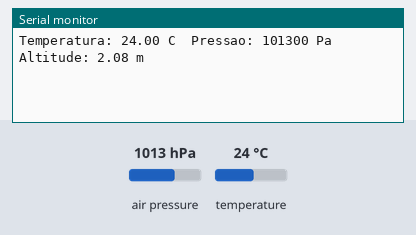
The sketch below on a simulated Raspberry Pi Pico. Parts: the last lines printed to the serial monitor. The inputs (shaded band) are chosen by the test bench; at power-on: air pressure 1013 hPa, temperature 24 °C.

Above: at 1.2 s.
1.3 s: air pressure set to 952 hPa
At 2.6 s:
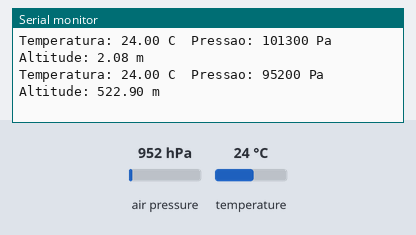
2.8 s: temperature set to 12 °C
At 4.2 s:
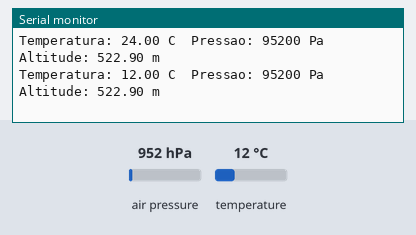
4.3 s: air pressure set to 975 hPa
At 7.5 s:
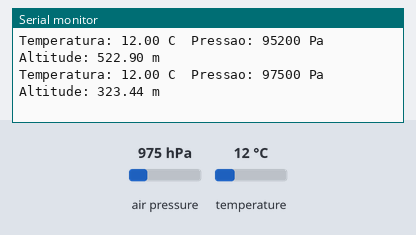
Timing chart, 0 to 9.0 s (numbered marks = the images above; inputs shaded):
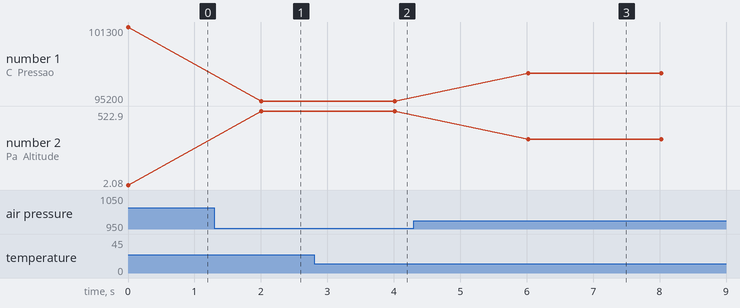

Measured:
- after the input at 1.3 s, the serial monitor: prints a new line after 0.71 s (image 1)
- after the input at 2.8 s, the serial monitor: prints a new line after 1.2 s (image 2)
- after the input at 4.3 s, the serial monitor: prints a new line after 1.7 s (image 3)
- plotted number 1: 101300 → 95200 after the input at 1.3 s, 95200 → 97500 after the input at 4.3 s
- plotted number 2: 2.08 → 522.9 after the input at 1.3 s, 522.9 → 323.44 after the input at 4.3 s

The sketch:

bmp180_arduino.ino
```cpp
// Exemplo com o Sensor de Pressão BMP085/BMP180
// Adaptado do Exemplo da Adafruit

#include <Adafruit_BMP085.h>

Adafruit_BMP085 bmp;

// Iniciação
void setup() {
  Serial.begin (115200);
  Wire.setSDA(16);
  Wire.setSCL(17);
  if (!bmp.begin()) {
    Serial.println("Nao achou sensor BMP085/BMP180!");
    while (true) {
    }
  }
}

// Laço Principal
void loop() {
  Serial.print("Temperatura: ");
  Serial.print(bmp.readTemperature());
  Serial.print(" C");

  Serial.print("  Pressao: ");
  Serial.print(bmp.readPressure());
  Serial.print(" Pa");

  // Calcula a altitude usando a pressao padrao
  // de 1013.25 millibar = 101325 Pascal
  Serial.print("  Altitude: ");
  Serial.print(bmp.readAltitude());
  Serial.println(" m");

  delay(2000);
}
```
